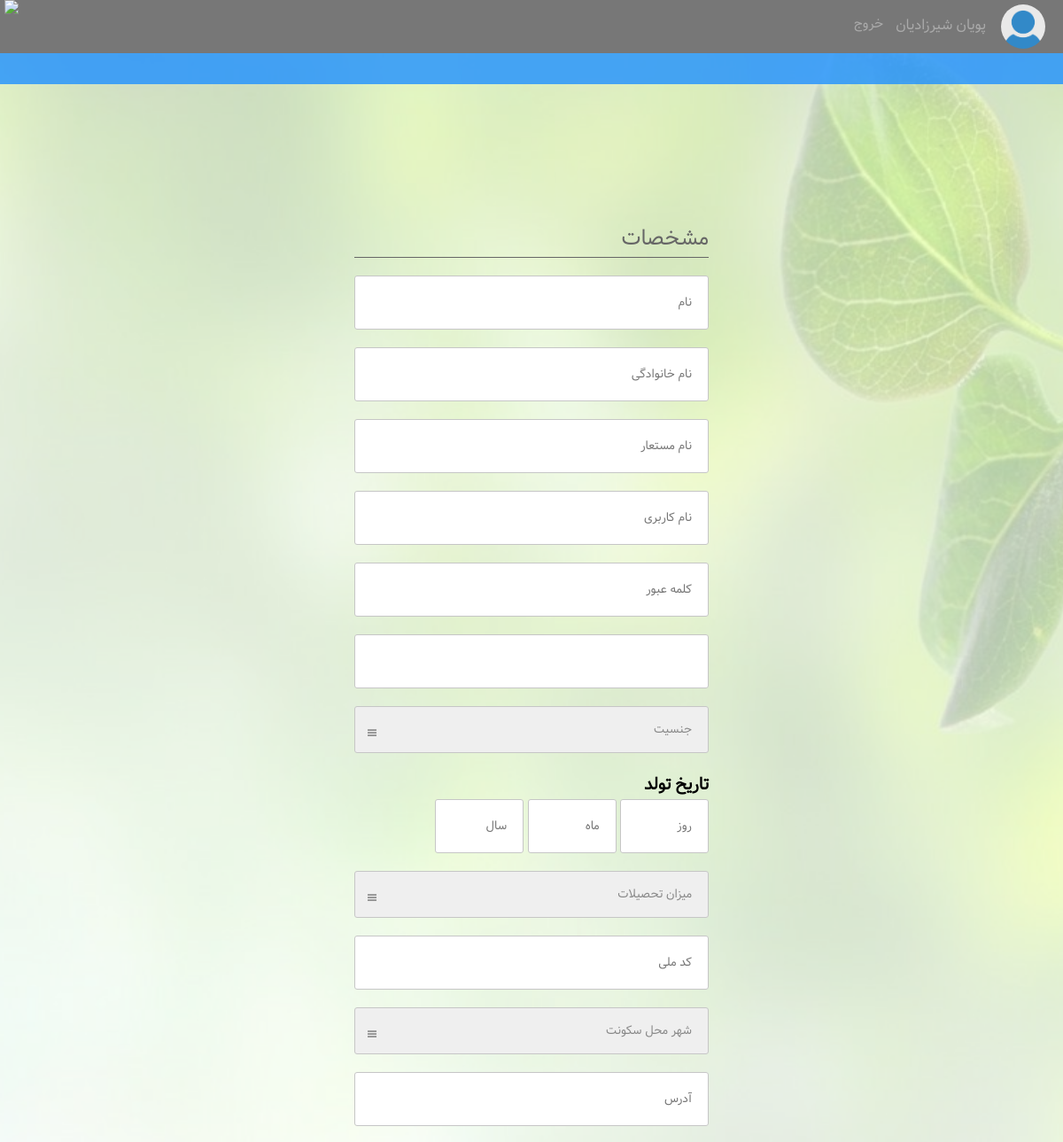
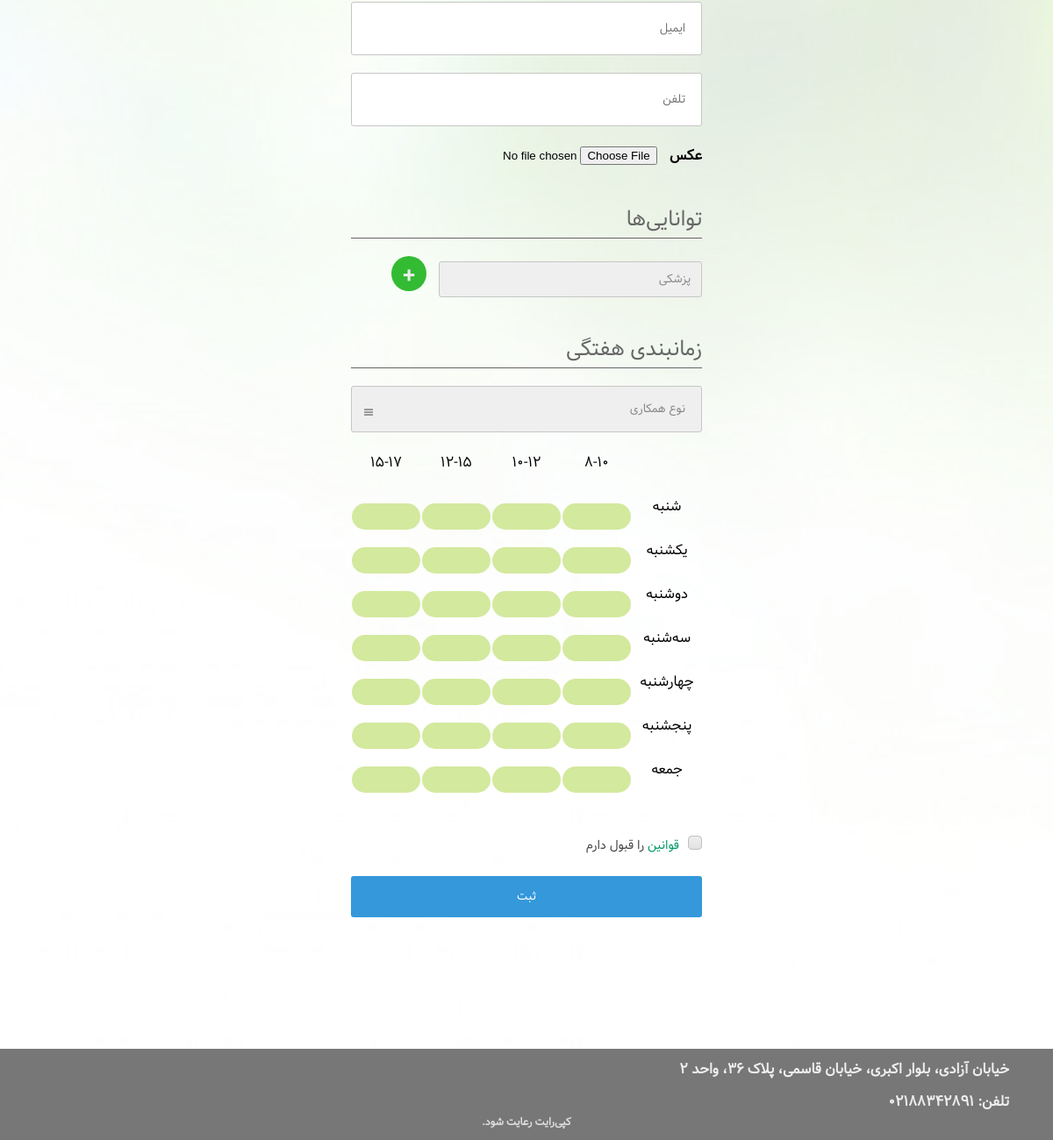
Page /register_benefactor/ (signed in) on the committed database (2 pictures, top to bottom).
### users/models.py (models this page shows, shortened)
class CustomUser(AbstractUser):
    state = models.NullBooleanField(default=None)
    isBen = models.BooleanField(default=False)
    isOrg = models.BooleanField(default=False)
    image = models.ImageField(upload_to='profile_pics/', default='/profile_pics/no-picture.png')

class Benefactor(models.Model):
    user = models.OneToOneField(CustomUser, on_delete=models.CASCADE, related_name='benefactor')
    name = models.CharField(max_length=20)
    surname = models.CharField(max_length=30)
    nickname = models.CharField(max_length=30, blank=True)
    gender = models.CharField(max_length=10, choices=SEX_CHOICES, default='Male')
    day = models.IntegerField(default=0)
    month = models.IntegerField(default=0)
    year = models.IntegerField(default=0)
    education = models.CharField(max_length=10, choices=EDUCATION_CHOICES, default='nothing')
    major = models.CharField(max_length=20, blank=True)
    nationalId = models.CharField(max_length=10)
    city = models.CharField(max_length=10, choices=CITY_CHOICES, default='blank')
    address = models.CharField(max_length=100, default='st')
    phone = models.CharField(max_length=12)
    typeOfCooperation = models.CharField(max_length=15, choices=COOP_CHOICES, default='inOffice10')
    wId = models.ForeignKey(WeeklySchedule, on_delete=models.DO_NOTHING, related_name='userWeek')

### users/views.py (the view)
# urls.py: url(r'^register_benefactor/', views.benefactor_registration, name='register'),
def benefactor_registration(request):
    abilities = Ability.objects.all()
    if request.method == 'POST':
        user_form = UserForm(request.POST, request.FILES)
        form = BenefactorRegistraton(request.POST)
        week_form = WeekForm(request.POST)
        if form.is_valid() and user_form.is_valid() and week_form.is_valid():
            user = user_form.save()
            user.set_password(user.password)
            user.isBen = True
            user.save()
            week = week_form.save()
            week.save()
            benefactor = form.save(commit=False)
            benefactor.user = user
            benefactor.wId = week
            benefactor.save()
            for a in abilities:
                name = a.name
                if request.POST.get(name) is not None:
                    UserAbilities.objects.create(abilityId=a, username=user)
        else:
            print(user_form.errors, form.errors)
    else:
        user_form = UserForm()
        form = BenefactorRegistraton()
        week_form = WeekForm()
    return render(request, 'registerBenefactor.html', {'user_form': user_form, 'form': form, 'week_form': week_form, 'abilities': abilities, 'rangee': range(28)})

### users/forms.py (shortened to what this page needs)
class UserForm(forms.ModelForm):
    password = forms.CharField(widget=forms.PasswordInput)
    password2 = forms.CharField(widget=forms.PasswordInput)
    class Meta:
        model = CustomUser
        fields = ('username', 'password', 'email', 'password2', 'image')

class BenefactorRegistraton(forms.ModelForm):
    terms = forms.BooleanField(required=True)
    class Meta:
        model = Benefactor
        fields = ('name', 'surname', 'nickname', 'gender', 'day', 'month', 'year', 'education', 'major', 'nationalId', 'city', 'address', 'phone')

### templates/registerBenefactor.html (shortened to what this page needs)
<!DOCTYPE html>
{% load staticfiles %}
<html lang="fa" dir="rtl">
<head>
	<link rel="stylesheet" type="text/css" href={% static "css/style.css" %}>
	<link rel="stylesheet" type="text/css" href={% static "css/editProfileBenefactor.css" %}>
	<link rel="stylesheet" href={% static "css/ionicons.min.css" %}>
</head>
<body>
	<div class="main">
		<div class="header">
			<div class="topmenu" id="topmenu">
                {% if request.user.is_authenticated %}
				<div class="container">
					<div class="topPhoto">
						<img src="{{ request.user.image }}">
					</div>
					<div class="topmenuelements">
						{% if request.user.isBen %}
						<a href="personalProfileBenefactor.html">{{request.user.benefactor.name}}  {{request.user.benefactor.surname}}</a>
						{% endif %}
					</div>
					<div class="topmenudate">
						<a href="{% url 'logout' %}">خروج</a>
					</div>
					<div class="logo">
						<img src="../static/images/logo.png">
					</div>
				</div>
				{% endif %}
			</div>
		</div>
		<div class="mainPage">
			<div class="nav" id="nav"></div>
			<div class="formm" style="z-index:9">
				<form method="post" enctype="multipart/form-data">
					<h2>مشخصات</h2>
					<div class="controls">
						<input type="text" id="name" class="floatlabel" placeholder="نام" name="name">
					</div>
					<div class="controls">
						<input type="text" id="lastname" class="floatlabel" placeholder="نام خانوادگی", name="surname">
					</div>
					<div class="controls">
						<input type="text" id="nickname" class="floatlabel" placeholder="نام مستعار", name="nickname">
					</div>
					<div class="controls">
						<input type="text" id="username" class="floatlabel" placeholder="نام کاربری", name="username">
					</div>
					<div class="controls">
						<input type="password" id="pass1" class="floatlabel" placeholder="کلمه عبور", name="password">
					</div>
					<div class="controls">
						{{ user_form.password2 }}
					</div>
					<div class="controls">
						<i class="ion-navicon"></i>
						<select id="sex" class="floatlabel" name="gender">
							<option value="blank"> جنسیت </option>
						</select>
					</div>
                    <div class="controls">
						<h3>تاریخ تولد</h3>
						<input type="number" id="date" class="birthday" placeholder="روز" name="day">
						<input type="number" id="month" class="birthday" placeholder="ماه" name="month">
						<input type="number" id="year" class="birthday" placeholder="سال" name="year">
					</div>
					<div class="controls">
						<i class="ion-navicon"></i>
						<select id="education" class="floatlabel" onchange="eduChanged()" name="education">
							<option value="blank"> میزان تحصیلات </option>
						</select>
					</div>
					<div class="controls">
						<input type="number" id="nationalId" class="NID" placeholder="کد ملی" name="nationalId">
					</div>
					<div class="controls">
						<i class="ion-navicon"></i>
						<select id="city" class="floatlabel" name="city">
							<option value="blank">شهر محل سکونت</option>
						</select>
					</div>
					<div class="controls">
						<input type="text" id="addr" class="floatlabel" placeholder="آدرس" name="address">
					</div>
					<div class="controls">
						<input type="email" id="email" class="floatlabel" placeholder="ایمیل" name="email">
					</div>
					<div class="controls">
						<input type="tel" id="tel" class="floatlabel" placeholder="تلفن" name="phone">
					</div>
                    <div class="controls">
						<h4 style="display: inline; margin-left: 10px;"> عکس </h4>
						<input type="file" id="photo" name="photo">
					</div>
                    <h2> توانایی‌ها </h2>
					<div class="controlsAbility">
						<select id="candidate" class="floatlabel" name="ability">
                            {% for ability in abilities %}
                            <option value="{{ability.name}}">{{ability.name}}</option>
                           {% endfor %}
						</select>
	    				<button id="add" onclick="addItem()"><h3>+</h3></button>
					</div>
                    <h2>زمانبندی هفتگی</h2>
                    <div class="controls">
						<i class="ion-navicon"></i>
						<select id="typeOfParticipation" class="floatlabel" onchange="participation()">
							<option value="blank">نوع همکاری</option>
						</select>
					</div>
                    <table id="tab">
						<tbody>
                            <tr>
                                <td></td>
                                <td> 8-10 </td>
                                <td> 10-12 </td>
                                <td> 12-15 </td>
                                <td> 15-17 </td>
                            </tr>
							<tr>
								<td>شنبه</td>
								<td> <span id="11" onclick="week(11,0)" value="1"></span> </td>
								<td> <span id="12" onclick="week(12,1)" value="1"></span> </td>
								<td> <span id="13" onclick="week(13,2)" value="1"></span> </td>
								<td> <span id="14" onclick="week(14,3)" value="1"></span> </td>
							</tr>
							<tr>
								<td>یکشنبه</td>
								<td> <span id="21" onclick="week(21,4)" value="1"></span> </td>
								<td> <span id="22" onclick="week(22,5)" value="1"></span> </td>
								<td> <span id="23" onclick="week(23,6)" value="1"></span> </td>
								<td> <span id="24" onclick="week(24,7)" value="1"></span> </td>
							</tr>
							<tr>
								<td>دوشنبه</td>
								<td> <span id="31" onclick="week(31,8)" value="1"></span> </td>
								<td> <span id="32" onclick="week(32,9)" value="1"></span> </td>
								<td> <span id="33" onclick="week(33,10)" value="1"></span> </td>
								<td> <span id="34" onclick="week(34,11)" value="1"></span> </td>
							</tr>
							<tr>
								<td>سه‌شنبه</td>
								<td> <span id="41" onclick="week(41,12)" value="1"></span> </td>
								<td> <span id="42" onclick="week(42,13)" value="1"></span> </td>
								<td> <span id="43" onclick="week(43,14)" value="1"></span> </td>
								<td> <span id="44" onclick="week(44,15)" value="1"></span> </td>
							</tr>
							<tr>
								<td>چهارشنبه</td>
								<td> <span id="51" onclick="week(51,16)" value="1"></span> </td>
								<td> <span id="52" onclick="week(52,17)" value="1"></span> </td>
								<td> <span id="53" onclick="week(53,18)" value="1"></span> </td>
								<td> <span id="54" onclick="week(54,19)" value="1"></span> </td>
							</tr>
							<tr>
								<td>پنجشنبه</td>
								<td> <span id="61" onclick="week(61,20)" value="1"></span> </td>
								<td> <span id="62" onclick="week(62,21)" value="1"></span> </td>
								<td> <span id="63" onclick="week(63,22)" value="1"></span> </td>
								<td> <span id="64" onclick="week(64,23)" value="1"></span> </td>
							</tr>
							<tr>
								<td> جمعه </td>
								<td> <span id="71" onclick="week(71,24)" value="1"></span> </td>
								<td> <span id="72" onclick="week(72,25)" value="1"></span> </td>
								<td> <span id="73" onclick="week(73,26)" value="1"></span> </td>
								<td> <span id="74" onclick="week(74,27)" value="1"></span> </td>
							</tr>
						</tbody>
					</table>
                    <div class="controls">
						<label class="checkb" style="display: inline;" for="checkbox"><span></span><a href={% url 'terms' %} style="text-decoration: none; color: #009966">قوانین</a> را قبول دارم</label>
					</div>
					<button>ثبت</button>
				</form>
			</div>
		</div>
		<div class="footer">
			<div class="container">
				<div class="addr">
					<h4> خیابان آزادی، بلوار اکبری، خیابان قاسمی، پلاک ۳۶، واحد ۲ </h4>
					<h4>تلفن: ۰۲۱۸۸۳۴۲۸۹۱</h4>
				</div>
			</div>
			<div class="copy">
				<h4>کپی‌رایت رعایت شود.</h4>
			</div>
		</div>
	</div>
</body>
</html>

### static/css/style.css (style rules this page uses)
* { box-sizing: border-box; margin: 0; border: none; }
body { font-family: 'vazir'; }
h2 { margin-bottom: 10px; margin-top: 30px; }
.main { width: 100%; float: right; background: url('../images/back1.jpg') fixed; height: 100%; background-position: center; background-repeat: no-repeat; background-size: cover; position: relative; min-width: 300px; }
.main .header { width: 100%; height: 60px; color: #eeeeee; float: right; position: fixed; min-width: 300px; z-index: 6; }
.header .topmenu { width: 100%; float: right; background: #777777; box-sizing: border-box; position: relative; height: 60px; }
.header .topmenu .container { width: 100%; margin: 0 auto; position: relative; box-sizing: border-box; }
.header .topmenu .container .topPhoto { float: right; width: 50px; height: 50px; margin: 5px 20px 5px 0px; box-sizing: border-box; }
.header .topmenu .container .topPhoto img { float: right; border-radius: 50%; width: 100%; height: 100%; box-sizing: border-box; }
.header .topmenu .container .topmenuelements { float: right; margin: 15px 15px 0 0; box-sizing: border-box; display: inline-block; position: relative; }
.header .topmenu .container .topmenuelements a { font-family: 'vazir'; float: right; width: auto; min-width: 8%; color: #aaaaaa; border: none; position: relative; text-decoration: none; display: inline-block; margin-right: 2px; box-sizing: border-box; }
.header .topmenu .container .topmenudate a, .header .topmenu .container .topmenudate button , .header .topmenu .container .topmenudate h3 { font-family: 'vazir'; float: right; width: auto; min-width: 8%; color: #aaaaaa; border: none; text-decoration: none; display: inline-block; margin-right: 4px; box-sizing: border-box; background: none; font-size: 15px; padding: 0; }
.header .topmenu .container .topmenudate { font-family: 'vazir'; float: right; margin-top: 15px; margin-right: 10px; position: relative; color: #999999; box-sizing: border-box; }
.header .topmenu .container .logo { float: left; height: 60px; width: 30%; margin-left: 5px; box-sizing: border-box; }
.header .topmenu .container .logo img { height: 100%; float: left; box-sizing: border-box; }
.main .mainPage { width: 100%; min-height: 650px; position: relative; display: inline-block; z-index: 2; margin-top: 60px; }
.main .footer { width: 100%; float: right; background: #777777; position: relative; bottom: 0; z-index: 2; }
.main .footer .container { float: right; width: 100%; }
.main .footer .container .addr { color: #eeeeee; float: right; display: block; margin-right: 50px; }
.main .footer .container .addr h4 { margin-top: 10px; }
.main .footer .copy { color: #dddddd; margin: 10px auto; text-align: center; font-size: 12px; }
.main .nav { z-index: 60; position: fixed; width: 100%; margin: 0px 0; display: block; background: #1E90FF; opacity: 0.8; height: 35px; white-space: cull; color: #eeeeee; font-size: 12px; }

### rows in the picture
CustomUser: user.image (placeholder picture), user.benefactor.name "پویان", user.benefactor.surname "شیرزادیان"

### other values in the picture
form field ability "پزشکی"
